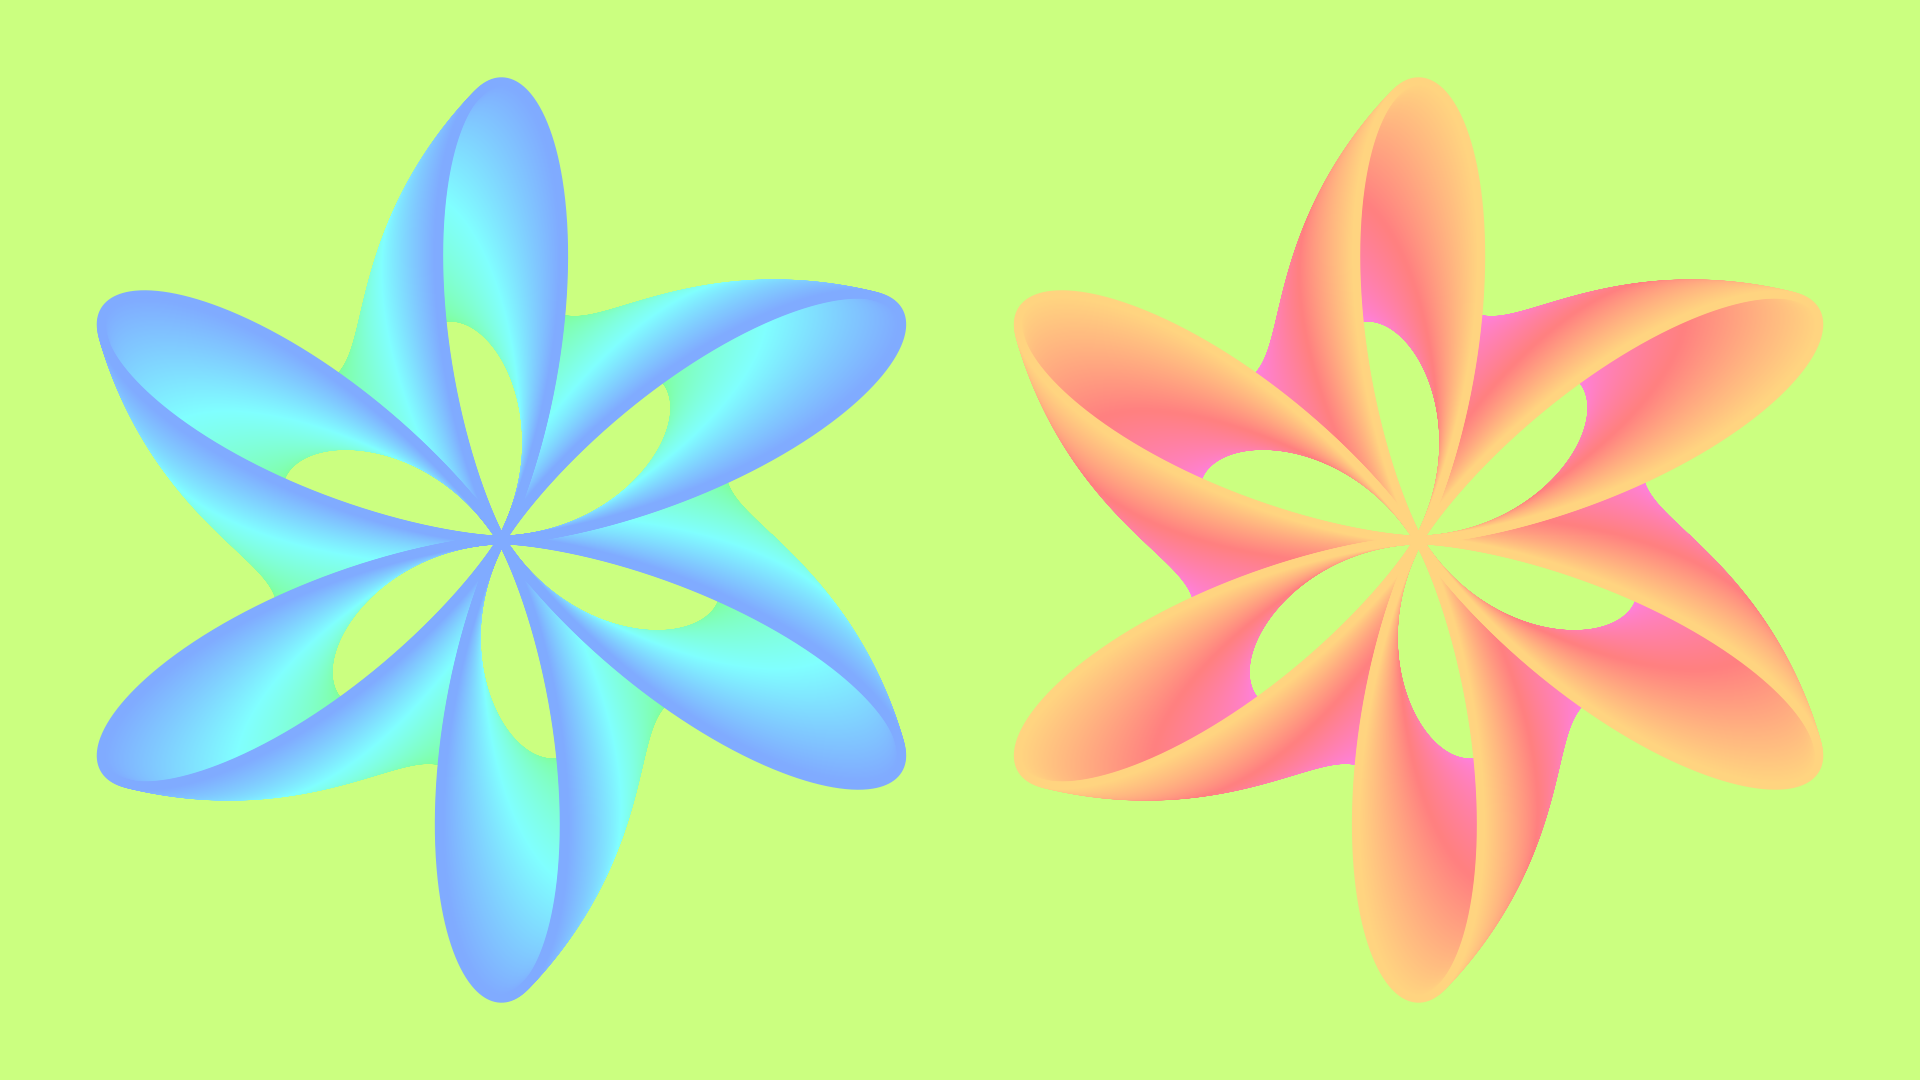

The Python source for this figure:
from pathlib import Path

import matplotlib.pyplot as plt
import numpy as np


def hsv2rgb(h: float=0.0, s: float=1.0, v: float=1.0) -> str:
    rgb: np.ndarray = (255 * ((np.clip(np.abs(np.modf(h + np.array([0.0, 2.0, 1.0]) / 3)[0] * 6 - 3) - 1, 0, 1) - 1) * s + 1) * v).round(0).astype(int)
    return "#" + "".join(f"{i:02x}" for i in rgb)


def main() -> None:
    # config
    fp: Path = Path(__file__).resolve().with_suffix(".png")
    plt.rcParams["figure.dpi"] = 100
    plt.rcParams["figure.figsize"] = [19.2, 10.8]
    rng: np.random.Generator = np.random.default_rng()
    offset: float = rng.random()
    saturation: float = 0.5
    value: float = 1.0
    bgc: str = hsv2rgb(offset, saturation, value)
    # generate figure
    fig: plt.Figure
    ax: plt.Axes
    fig, ax = plt.subplots()
    # plot
    n: int = 256
    hue: float
    for i in range(1, 1+n):
        t: np.ndarray = np.linspace(0, 2*np.pi, 1+3600, endpoint=True)
        r: np.ndarray = 1 + i/n * np.cos(6*t+i/n*np.pi)
        x: np.ndarray = r * np.cos(t)
        y: np.ndarray = r * np.sin(t)
        hue = offset + 0.25 + (i-n/2+0.5)/n*0.25
        ax.plot(x, y, linewidth=6, color=hsv2rgb(hue, saturation, value))
        hue = offset + 0.75 + (i-n/2+0.5)/n*0.25
        ax.plot(x+4, y, linewidth=6, color=hsv2rgb(hue, saturation, value))
    # arrange
    #ax.set_xlim(0, 1)
    #ax.set_ylim(0, 1)
    ax.axis("off")
    ax.set_aspect("equal")
    ax.set_facecolor(bgc)
    fig.set_facecolor(bgc)
    fig.tight_layout()
    # output
    fig.savefig(fp)
    plt.cla()
    plt.clf()
    plt.close(fig)
    return None


if __name__ == "__main__":
    main()
